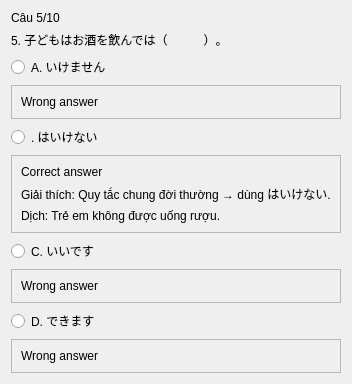
               <widget class="QWidget" name="page_11">
                <layout class="QVBoxLayout" name="verticalLayout_64">
                 <item>
                  <widget class="QLabel" name="label_92">
                   <property name="text">
                    <string>Câu 5/10</string>
                   </property>
                  </widget>
                 </item>
                 <item>
                  <widget class="QLabel" name="label_93">
                   <property name="text">
                    <string>5. 子どもはお酒を飲んでは（　　　）。</string>
                   </property>
                  </widget>
                 </item>
                 <item>
                  <widget class="QRadioButton" name="radioButton_41">
                   <property name="text">
                    <string>A. いけません</string>
                   </property>
                  </widget>
                 </item>
                 <item>
                  <widget class="QFrame" name="frame_57">
                   <property name="frameShape">
                    <enum>QFrame::StyledPanel</enum>
                   </property>
                   <property name="frameShadow">
                    <enum>QFrame::Raised</enum>
                   </property>
                   <layout class="QVBoxLayout" name="verticalLayout_65">
                    <item>
                     <widget class="QLabel" name="label_116">
                      <property name="text">
                       <string>Wrong answer</string>
                      </property>
                     </widget>
                    </item>
                   </layout>
                  </widget>
                 </item>
                 <item>
                  <widget class="QRadioButton" name="radioButton_42">
                   <property name="text">
                    <string>. はいけない</string>
                   </property>
                  </widget>
                 </item>
                 <item>
                  <widget class="QFrame" name="frame_58">
                   <property name="frameShape">
                    <enum>QFrame::StyledPanel</enum>
                   </property>
                   <property name="frameShadow">
                    <enum>QFrame::Raised</enum>
                   </property>
                   <layout class="QVBoxLayout" name="verticalLayout_66">
                    <item>
                     <widget class="QLabel" name="label_120">
                      <property name="text">
                       <string>Correct answer</string>
                      </property>
                     </widget>
                    </item>
                    <item>
                     <widget class="QLabel" name="label_119">
                      <property name="text">
                       <string>Giải thích: Quy tắc chung đời thường → dùng はいけない.</string>
                      </property>
                     </widget>
                    </item>
                    <item>
                     <widget class="QLabel" name="label_118">
                      <property name="text">
                       <string>Dịch: Trẻ em không được uống rượu.</string>
                      </property>
                     </widget>
                    </item>
                   </layout>
                  </widget>
                 </item>
                 <item>
                  <widget class="QRadioButton" name="radioButton_43">
                   <property name="text">
                    <string>C. いいです</string>
                   </property>
                  </widget>
                 </item>
                 <item>
                  <widget class="QFrame" name="frame_59">
                   <property name="frameShape">
                    <enum>QFrame::StyledPanel</enum>
                   </property>
                   <property name="frameShadow">
                    <enum>QFrame::Raised</enum>
                   </property>
                   <layout class="QVBoxLayout" name="verticalLayout_67">
                    <item>
                     <widget class="QLabel" name="label_117">
                      <property name="text">
                       <string>Wrong answer</string>
                      </property>
                     </widget>
                    </item>
                   </layout>
                  </widget>
                 </item>
                 <item>
                  <widget class="QRadioButton" name="radioButton_44">
                   <property name="text">
                    <string>D. できます</string>
                   </property>
                  </widget>
                 </item>
                 <item>
                  <widget class="QFrame" name="frame_60">
                   <property name="frameShape">
                    <enum>QFrame::StyledPanel</enum>
                   </property>
                   <property name="frameShadow">
                    <enum>QFrame::Raised</enum>
                   </property>
                   <layout class="QVBoxLayout" name="verticalLayout_68">
                    <item>
                     <widget class="QLabel" name="label_121">
                      <property name="text">
                       <string>Wrong answer</string>
                      </property>
                     </widget>
                    </item>
                   </layout>
                  </widget>
                 </item>
                </layout>
               </widget>
